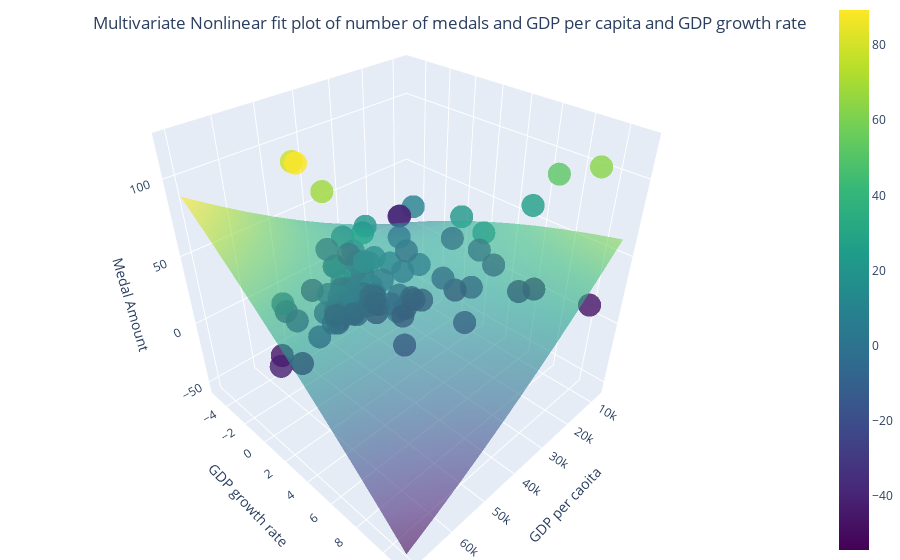

Write notebook code for a chart like this one.
### Markdown cell above
Figure 6 (1)

### Code cell
import numpy as np
import plotly.graph_objs as go
from sklearn.pipeline import Pipeline
from sklearn.preprocessing import PolynomialFeatures
from sklearn.linear_model import LinearRegression

# Fit the model
model = Pipeline([('poly', PolynomialFeatures(degree=2)), ('linear', LinearRegression())])
model.fit(X, y)

# Print the equation of the fitted curve
coef = model.named_steps['linear'].coef_
intercept = model.named_steps['linear'].intercept_
equation = 'y = {:.2f} + {:.2f}*x1 + {:.2f}*x2 + {:.2f}*x1^2 + {:.2f}*x2^2 + {:.2f}x1x2'.format(intercept, coef[0], coef[1], coef[2], coef[3], coef[4])
print(equation)

# Generate prediction values
x_min, x_max = X[:, 0].min() - 1, X[:, 0].max() + 1
y_min, y_max = X[:, 1].min() - 1, X[:, 1].max() + 1
xx, yy = np.meshgrid(np.linspace(x_min, x_max, 10), np.linspace(y_min, y_max, 10))
Z = model.predict(np.c_[xx.ravel(), yy.ravel()])
Z = Z.reshape(xx.shape)

# Create the 3D plot
trace1 = go.Scatter3d(x=X[:, 0], y=X[:, 1], z=y, mode='markers',
                      marker=dict(size=8, color=y, colorscale='Viridis', opacity=0.8))
trace2 = go.Surface(x=xx, y=yy, z=Z, colorscale='Viridis', opacity=0.6,)
data = [trace1, trace2]
layout = go.Layout(title={'text':'Multivariate Nonlinear fit plot of number of medals and GDP per capita and GDP growth rate','x':0.5,'y':0.97},
                   margin=dict(l=0, r=0, b=0, t=0), scene=dict(xaxis_title='GDP per caoita',yaxis_title='GDP growth rate',zaxis_title='Medal Amount'))
fig = go.Figure(data=data, layout=layout)
fig.show()
